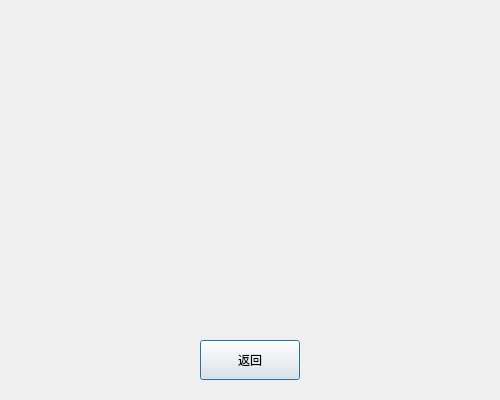
<?xml version="1.0" encoding="UTF-8"?>
<ui version="4.0">
 <class>GameIntroDialog</class>
 <widget class="QDialog" name="GameIntroDialog">
  <property name="geometry">
   <rect>
    <x>0</x>
    <y>0</y>
    <width>500</width>
    <height>400</height>
   </rect>
  </property>
  <property name="windowTitle">
   <string>游戏介绍</string>
  </property>
  <property name="fixedSize" stdset="0">
   <size>
    <width>500</width>
    <height>400</height>
   </size>
  </property>
  <widget class="QLabel" name="imageLabel">
   <property name="geometry">
    <rect>
     <x>10</x>
     <y>10</y>
     <width>480</width>
     <height>320</height>
    </rect>
   </property>
  </widget>
  <widget class="QPushButton" name="backBtn">
   <property name="geometry">
    <rect>
     <x>200</x>
     <y>340</y>
     <width>100</width>
     <height>40</height>
    </rect>
   </property>
   <property name="text">
    <string>返回</string>
   </property>
  </widget>
 </widget>
 <resources/>
 <connections/>
</ui>
